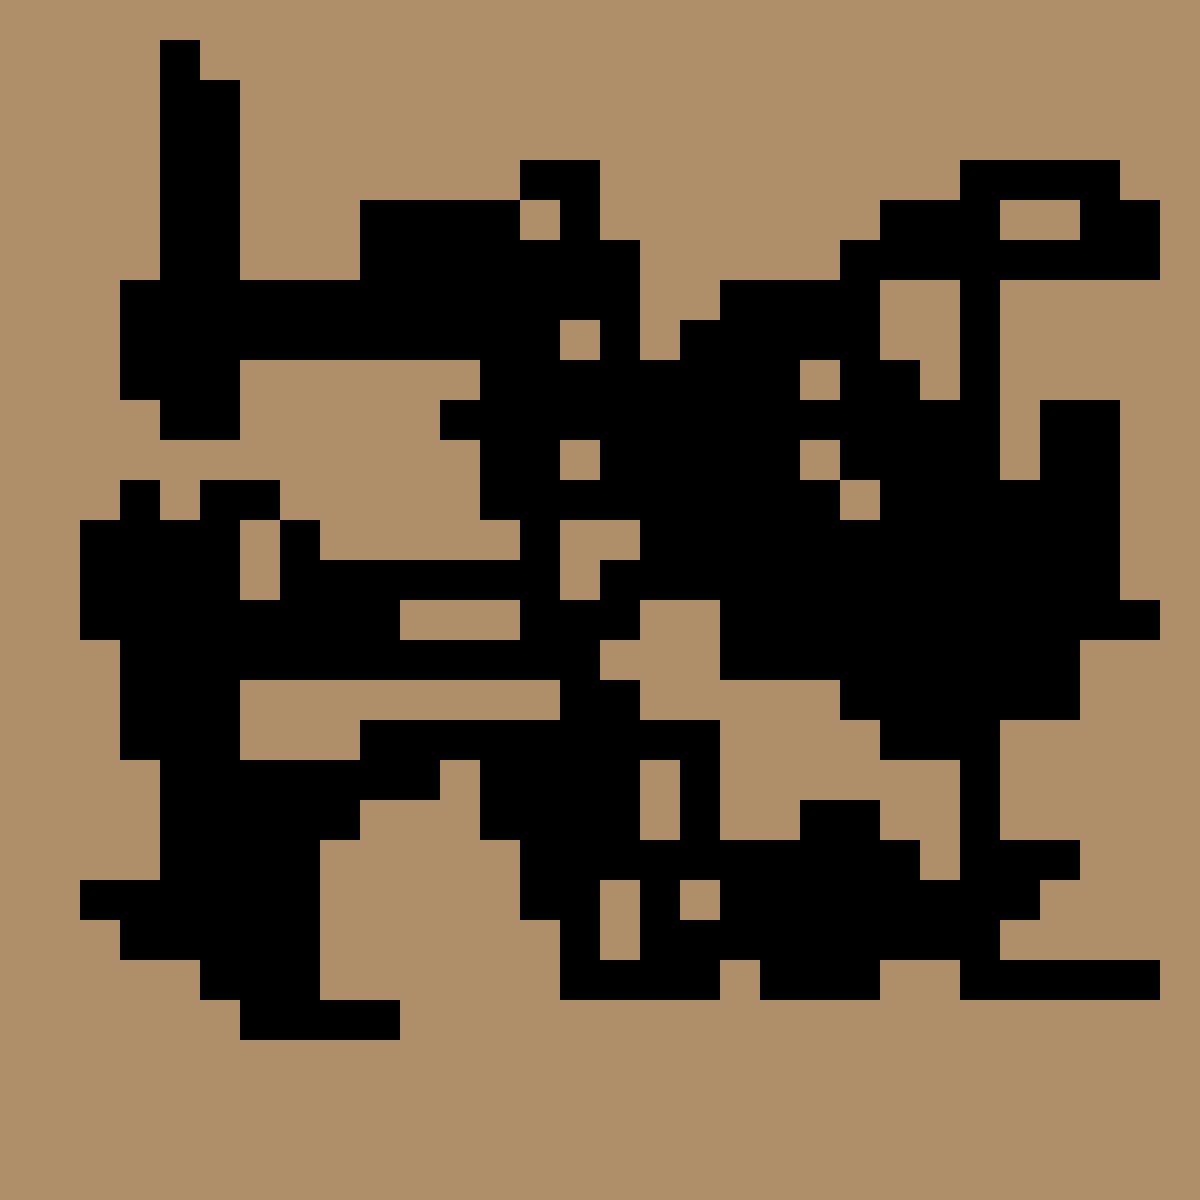

This is a level from a 2D game, rendered from its Tiled map with the project's own tilesets. A one-line summary and the complete map file follow:
An orthogonal 30x30 tile map with 40x40 px tiles, 1 tile layer (Pared).

<map version="1.5" tiledversion="1.7.1" orientation="orthogonal" renderorder="right-down" width="30" height="30" tilewidth="40" tileheight="40" infinite="0" nextlayerid="6" nextobjectid="1">
 <tileset firstgid="1" name="tileset_level" tilewidth="40" tileheight="40" spacing="1" tilecount="8" columns="4">
  <image source="tileset_level.png" width="164" height="82" />
 </tileset>
 <layer id="1" name="Pared" width="30" height="30">
  <data encoding="csv">
6,6,6,6,6,6,6,6,6,6,6,6,6,6,6,6,6,6,6,6,6,6,6,6,6,6,6,6,6,6,
6,6,6,6,0,6,6,6,6,6,6,6,6,6,6,6,6,6,6,6,6,6,6,6,6,6,6,6,6,6,
6,6,6,6,0,0,6,6,6,6,6,6,6,6,6,6,6,6,6,6,6,6,6,6,6,6,6,6,6,6,
6,6,6,6,0,0,6,6,6,6,6,6,6,6,6,6,6,6,6,6,6,6,6,6,6,6,6,6,6,6,
6,6,6,6,0,0,6,6,6,6,6,6,6,0,0,6,6,6,6,6,6,6,6,6,0,0,0,0,6,6,
6,6,6,6,0,0,6,6,6,0,0,0,0,6,0,6,6,6,6,6,6,6,0,0,0,6,6,0,0,6,
6,6,6,6,0,0,6,6,6,0,0,0,0,0,0,0,6,6,6,6,6,0,0,0,0,0,0,0,0,6,
6,6,6,0,0,0,0,0,0,0,0,0,0,0,0,0,6,6,0,0,0,0,6,6,0,6,6,6,6,6,
6,6,6,0,0,0,0,0,0,0,0,0,0,0,6,0,6,0,0,0,0,0,6,6,0,6,6,6,6,6,
6,6,6,0,0,0,6,6,6,6,6,6,0,0,0,0,0,0,0,0,6,0,0,6,0,6,6,6,6,6,
6,6,6,6,0,0,6,6,6,6,6,0,0,0,0,0,0,0,0,0,0,0,0,0,0,6,0,0,6,6,
6,6,6,6,6,6,6,6,6,6,6,6,0,0,6,0,0,0,0,0,6,0,0,0,0,6,0,0,6,6,
6,6,6,0,6,0,0,6,6,6,6,6,0,0,0,0,0,0,0,0,0,6,0,0,0,0,0,0,6,6,
6,6,0,0,0,0,6,0,6,6,6,6,6,0,6,6,0,0,0,0,0,0,0,0,0,0,0,0,6,6,
6,6,0,0,0,0,6,0,0,0,0,0,0,0,6,0,0,0,0,0,0,0,0,0,0,0,0,0,6,6,
6,6,0,0,0,0,0,0,0,0,6,6,6,0,0,0,6,6,0,0,0,0,0,0,0,0,0,0,0,6,
6,6,6,0,0,0,0,0,0,0,0,0,0,0,0,6,6,6,0,0,0,0,0,0,0,0,0,6,6,6,
6,6,6,0,0,0,6,6,6,6,6,6,6,6,0,0,6,6,6,6,6,0,0,0,0,0,0,6,6,6,
6,6,6,0,0,0,6,6,6,0,0,0,0,0,0,0,0,0,6,6,6,6,0,0,0,6,6,6,6,6,
6,6,6,6,0,0,0,0,0,0,0,6,0,0,0,0,6,0,6,6,6,6,6,6,0,6,6,6,6,6,
6,6,6,6,0,0,0,0,0,6,6,6,0,0,0,0,6,0,6,6,0,0,6,6,0,6,6,6,6,6,
6,6,6,6,0,0,0,0,6,6,6,6,6,0,0,0,0,0,0,0,0,0,0,6,0,0,0,6,6,6,
6,6,0,0,0,0,0,0,6,6,6,6,6,0,0,6,0,6,0,0,0,0,0,0,0,0,6,6,6,6,
6,6,6,0,0,0,0,0,6,6,6,6,6,6,0,6,0,0,0,0,0,0,0,0,0,6,6,6,6,6,
6,6,6,6,6,0,0,0,6,6,6,6,6,6,0,0,0,0,6,0,0,0,6,6,0,0,0,0,0,6,
6,6,6,6,6,6,0,0,0,0,6,6,6,6,6,6,6,6,6,6,6,6,6,6,6,6,6,6,6,6,
6,6,6,6,6,6,6,6,6,6,6,6,6,6,6,6,6,6,6,6,6,6,6,6,6,6,6,6,6,6,
6,6,6,6,6,6,6,6,6,6,6,6,6,6,6,6,6,6,6,6,6,6,6,6,6,6,6,6,6,6,
6,6,6,6,6,6,6,6,6,6,6,6,6,6,6,6,6,6,6,6,6,6,6,6,6,6,6,6,6,6,
6,6,6,6,6,6,6,6,6,6,6,6,6,6,6,6,6,6,6,6,6,6,6,6,6,6,6,6,6,6
</data>
 </layer>
</map>
